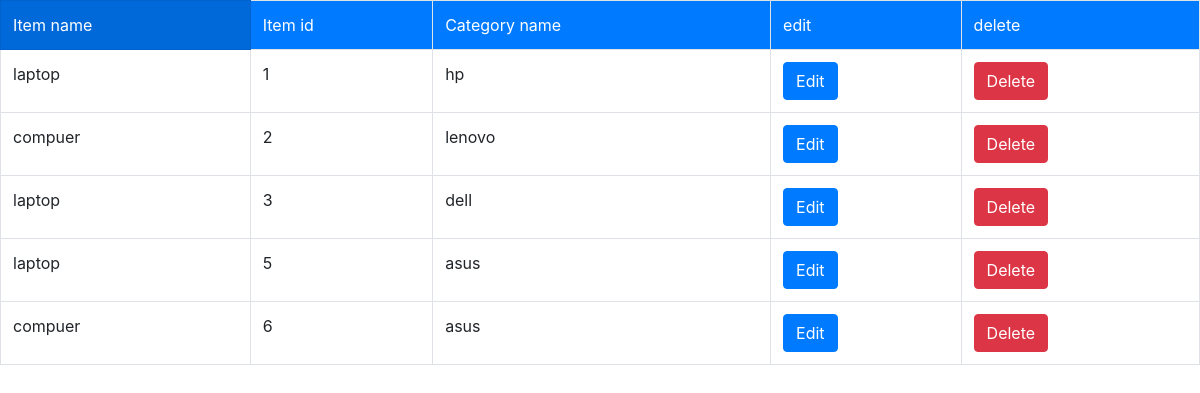
The page /ecom2/CategoryView.php on the database its author committed.
### tables this page shows
CREATE TABLE `category_info` (
  `item_name` varchar(15) DEFAULT NULL,
  `category_id` int(15) NOT NULL,
  `category_name` varchar(15) DEFAULT NULL,
  PRIMARY KEY (`category_id`)
);

### ecom2/CategoryView.php (the view, shortened to what this page needs)
<?php
include("connection/connect.php");
  ?>
<!DOCTYPE html>
<html lang="en">
  <head>
    <link href="css/bootstrap.min.css" rel="stylesheet">
  </head>
  <body>
    <form method="post" name="">
      <table class="table table-bordered">
        <tr>
          <td class="btn-primary text-white">Item name</td>
          <td class="btn-primary text-white">Item id</td>
          <td class="btn-primary text-white">Category name</td>
          <td class="btn-primary text-white">edit</td>
          <td class="btn-primary text-white">delete</td>
        </tr>
          <?php
           $select=$conn->query("SELECT * FROM `category_info`");
            while($fetcharry=$select->fetch_array())
        {
        ?>
        <tr>
          <td><?php echo $fetcharry[0]?></td>
          <td><?php echo $fetcharry[1]?></td>
          <td><?php echo $fetcharry[2]?></td>
          <td><a href="Category_Information.php?edtId=<?php echo $fetcharry[1] ?>"  class="btn btn-primary">Edit</a></td>
          <td><a href="CategoryView.php?dltId=<?php echo $fetcharry[1] ?>" type="submit" class="btn btn-danger">Delete</a></td>
        </tr>
        <?php
          }
        ?>
      </table>
    </form>
  </body>
</html>

### rows shown on the page
category_info: item_name "laptop", category_id "1", category_name "hp"
category_info: item_name "compuer", category_id "2", category_name "lenovo"
category_info: item_name "laptop", category_id "3", category_name "dell"
category_info: item_name "laptop", category_id "5", category_name "asus"
category_info: item_name "compuer", category_id "6", category_name "asus"
